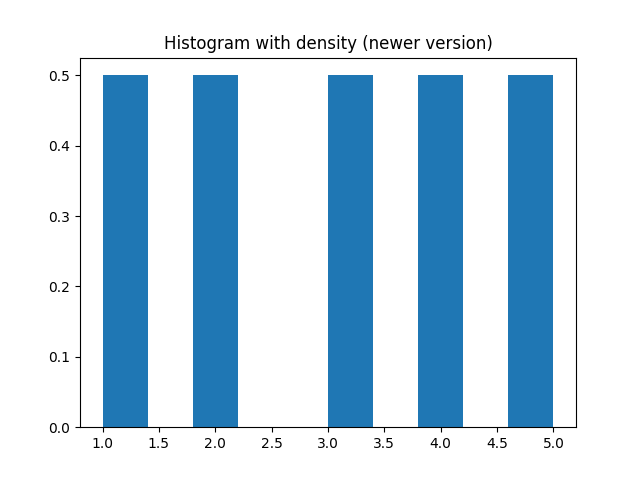

Source code (Python):
import matplotlib.pyplot as plt
def main():
    data = [1, 2, 3, 4, 5, 1, 2, 3, 4, 5]

    plt.hist(data, density=True)
    plt.title("Histogram with density (newer version)")
    # plt.show()
    plt.savefig('Matplotlib_new.png')
if __name__ == "__main__":
    main()